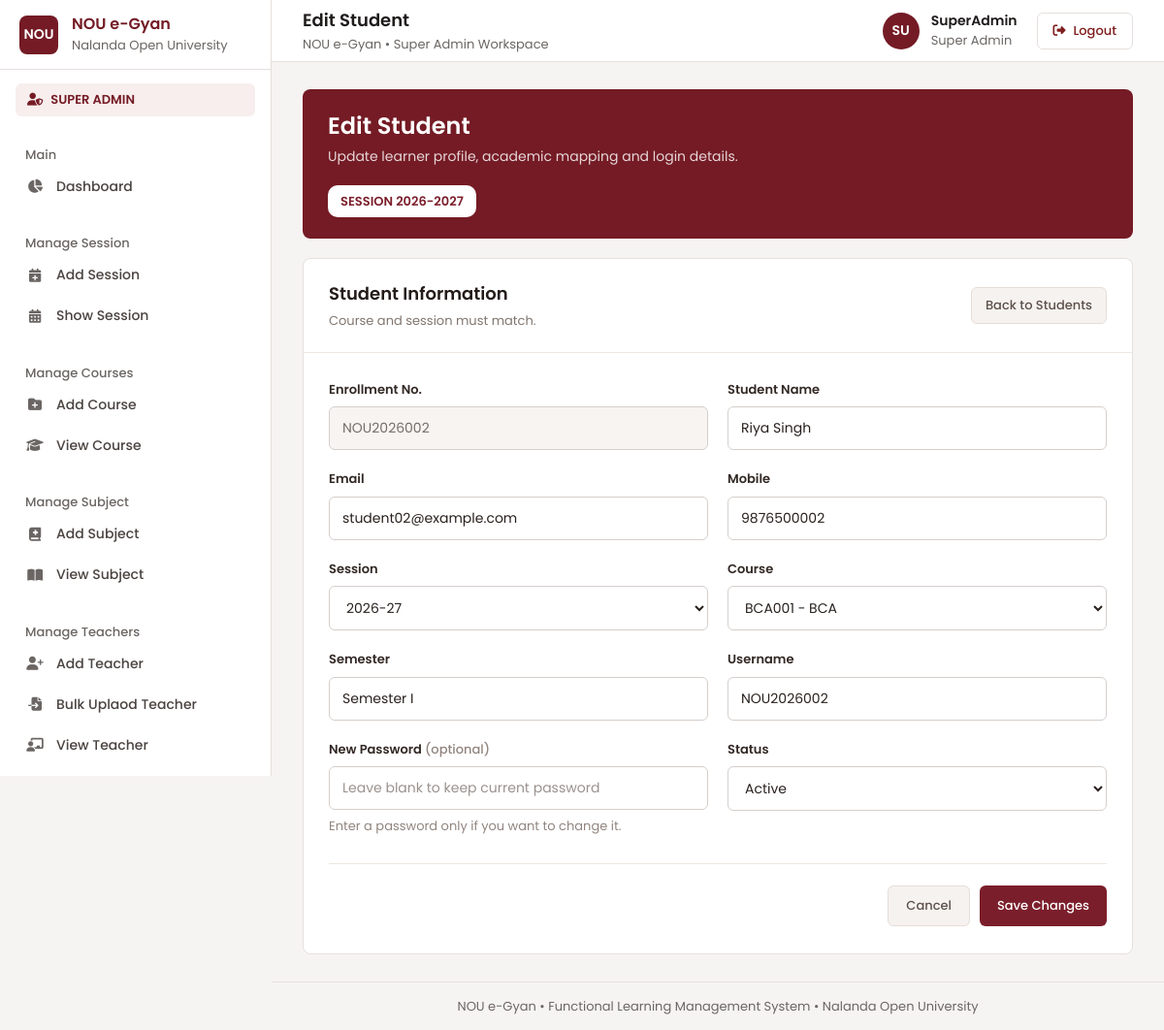
Screenshot of /editstudent/NOU2026002/ (signed in) with the database file from the repository.
### myapp/models.py (models this page shows)
class tbl_student(models.Model):
    user=models.OneToOneField(
            User,on_delete=models.CASCADE,
            related_name="Student"
        )
    Enrollment_no=models.CharField(primary_key=True)
    name=models.EmailField(max_length=225)
    email=models.CharField(max_length=200)
    mobile=models.CharField(max_length=15)
    course=models.CharField(max_length=100)
    session=models.CharField(max_length=50)
    sem=models.CharField(max_length=200)
    username=models.CharField(max_length=50)
    password=models.CharField(max_length=16)
    status = models.CharField(max_length=100)

### myapp/views.py (the view, shortened to what this page needs)
# urls.py: path("editstudent/<str:Enrollment_no>/",editstudent,name="editstudent"),
@cache_control(no_cache=True, must_revalidate=True, no_store=True)
@login_required
def editstudent(request,Enrollment_no):
    student = get_object_or_404(tbl_student, Enrollment_no=Enrollment_no)
    sessions = tbl_session.objects.all()
    courses = tbl_course.objects.all()
    return render(request,"superadmin/editstudent.html",{
            "student": student,
            "sessions": sessions,
            "courses": courses
        })

### myapp/templates/superadmin/editstudent.html (shortened to what this page needs)
{% extends 'superadmin/base.html' %}
{% block page_title %}
Edit Student
{% endblock %}
{% block content %}
<div class="student-page">
    <section class="student-hero">
        <h1>
            Edit Student
        </h1>
        <p>
            Update learner profile,
            academic mapping and login details.
        </p>
        <span class="session-tag">
            SESSION 2026-2027
        </span>
    </section>
    <div class="form-card">
        <div class="section-head">
            <div>
                <h2>
                    Student Information
                </h2>
                <p>
                    Course and session must match.
                </p>
            </div>
            <a
                href="{% url 'viewstudent' %}"
                class="btn btn-light btn-sm"
            >
                Back to Students
            </a>
        </div>
        <form
            method="POST"
            class="student-form"
        >
            <div class="form-grid">
                <div class="field">
                    <label>
                        Enrollment No.
                    </label>
                    <input
                        type="text"
                        name="Enrollment_no"
                        value="{{ student.Enrollment_no }}"
                        readonly
                    >
                </div>
                <div class="field">
                    <label>
                        Student Name
                    </label>
                    <input
                        type="text"
                        name="name"
                        value="{{ student.name }}"
                        required
                    >
                </div>
                <div class="field">
                    <label>
                        Email
                    </label>
                    <input
                        type="email"
                        name="email"
                        value="{{ student.email }}"
                        required
                    >
                </div>
                <div class="field">
                    <label>
                        Mobile
                    </label>
                    <input
                        type="text"
                        name="mobile"
                        value="{{ student.mobile }}"
                        required
                    >
                </div>
                <div class="field">
                    <label>
                        Session
                    </label>
                    <select
                        name="session"
                        required
                    >
                        {% for session in sessions %}
                            <option
                                value="{{ session.session_name }}"
                            >
                                {{ session.session_name }}
                            </option>
                        {% endfor %}
                    </select>
                </div>
                <div class="field">
                    <label>
                        Course
                    </label>
                    <select
                        name="course"
                        required
                    >
                        {% for course in courses %}
                            <option
                                value="{{ course.course_name }}"
                            >
                                {{ course.course_code }} - {{ course.course_name }}
                            </option>
                        {% endfor %}
                    </select>
                </div>
                <div class="field">
                    <label>
                        Semester
                    </label>
                    <input
                        type="text"
                        name="semester"
                        value="{{ student.sem }}"
                        required
                    >
                </div>
                <div class="field">
                    <label>
                        Username
                    </label>
                    <input
                        type="text"
                        name="username"
                        value="{{ student.username }}"
                        required
                    >
                </div>
                <div class="field">
                    <label>
                        New Password
                        <small>
                            (optional)
                        </small>
                    </label>
                    <input
                        type="password"
                        name="password"
                        placeholder="Leave blank to keep current password"
                    >
                    <span class="password-note">
                        Enter a password only if you want to change it.
                    </span>
                </div>
                <div class="field">
                    <label>
                        Status
                    </label>
                    <select name="status">
                        <option
                            value="Active"
                            {% if student.status == "Active" %}
                                selected
                            {% endif %}
                        >
                            Active
                        </option>
                    </select>
                </div>
            </div>
            <div class="form-actions">
                <a
                    href="{% url 'viewstudent' %}"
                    class="btn btn-light"
                >
                    Cancel
                </a>
                <button
                    type="submit"
                    class="btn"
                >
                    Save Changes
                </button>
            </div>
        </form>
    </div>
</div>
{% endblock %}

### myapp/templates/superadmin/base.html (style rules this page uses)
* { margin: 0; padding: 0; box-sizing: border-box; }
html, body { width: 100%; min-height: 100%; }
body { font-family: "Poppins", sans-serif; background: #f4f6f9; color: #1e293b; }
a { text-decoration: none; }

### myapp/templates/superadmin/editstudent.html (style rules this page uses)
.student-page { max-width: 1200px; margin: 0 auto; }
.student-hero { background: #7b1e2b; color: #fff; border-radius: 10px; padding: 28px 32px; margin-bottom: 24px; box-shadow: none; }
.student-hero h1 { margin: 0 0 8px; font-size: 28px; font-weight: 600; }
.student-hero p { margin: 0; color: rgba(255,255,255,.82); font-size: 14px; line-height: 1.7; }
.session-tag { display: inline-block; margin-top: 18px; padding: 7px 13px; border-radius: 10px; background: #fff; color: #7b1e2b; font-size: 13px; font-weight: 600; letter-spacing: 0; }
.form-card { background: #fff; border: 1px solid #ece4df; border-radius: 10px; box-shadow: none; overflow: hidden; }
.section-head { padding: 22px 26px; border-bottom: 1px solid #eee7e2; display: flex; align-items: center; justify-content: space-between; gap: 15px; }
.section-head h2 { margin: 0 0 5px; font-size: 20px; color: #241c19; font-weight: 600; }
.section-head p { margin: 0; color: #81766f; font-size: 13px; }
.student-form { padding: 28px 26px; }
.form-grid { display: grid; grid-template-columns: repeat(2, minmax(0, 1fr)); gap: 20px; }
.field { display: flex; flex-direction: column; }
.field label { margin-bottom: 8px; color: #332925; font-size: 13px; font-weight: 600; }
.field label small { color: #91857e; font-weight: 500; }
.field input, .field select { width: 100%; box-sizing: border-box; min-height: 46px; padding: 11px 13px; border: 1px solid #ddd4ce; border-radius: 8px; background: #fff; color: #29211e; font-family: inherit; font-size: 14px; outline: none; transition: .2s ease; }
.field input[readonly] { background: #f7f4f2; color: #776d67; cursor: not-allowed; }
.password-note { margin-top: 7px; color: #91857e; font-size: 13px; line-height: 1.5; }
.form-actions { display: flex; justify-content: flex-end; gap: 10px; margin-top: 28px; padding-top: 22px; border-top: 1px solid #eee7e2; }
.btn { display: inline-flex; align-items: center; justify-content: center; min-height: 42px; padding: 0 18px; border: none; border-radius: 6px; background: #7b1e2b; color: #fff; font-family: inherit; font-size: 13px; font-weight: 600; text-decoration: none; cursor: pointer; transition: .2s ease; }
.btn-light { background: #f6f2ef; color: #5d514b; border: 1px solid #e6ddd7; }
.btn-sm { min-height: 38px; padding: 0 14px; font-size: 13px; }

### myapp/templates/partials/poppins.html (style rules this page uses)
:root { --font-poppins: "Poppins", system-ui, -apple-system, "Segoe UI", Roboto, sans-serif; --fw-light: 300; --fw-regular: 400; --fw-medium: 500; --fw-semibold: 600; --fw-bold: 700; --fw-extrabold: 800; }
html, body, button, input, select, textarea, optgroup, option, table, caption, th, td, h1, h2, h3, h4, h5, h6, p, a, span, div, label, ul, ol, li, dl, dt, dd, small, strong, b, em, legend, summary, figcaption, blockquote, section, header, footer, nav, main, aside, article, form, fieldset { font-family: var(--font-poppins); }
html { -webkit-text-size-adjust: 100%; text-size-adjust: 100%; }
body { font-weight: var(--fw-regular); -webkit-font-smoothing: antialiased; -moz-osx-font-smoothing: grayscale; text-rendering: optimizeLegibility; -webkit-tap-highlight-color: transparent; }

### rows the page displays
tbl_student: Enrollment_no "NOU2026002", name "Riya Singh", email "student02@example.com", mobile "9876500002", semester "Semester I", username "NOU2026002", status "Active"

### other values shown
form field session "2026-27"
form field course "BCA001 - BCA"
